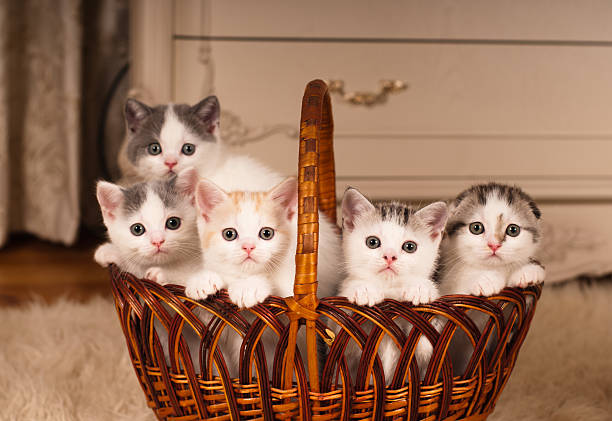
#> input picture images/cat.jpg, 612 x 421 px, given in place of grey-cat.jpg, which was not available
$ jupyter execute iou.ipynb   (text cells are left out)
#> lines starting #> are read from the running program, lines starting #| are printed output that depends on the picture; after the words box and inside, x2 and y2 are one past the last pixel; in counts of white or black regions, pixels touching at a corner belong together; pictures that were not available may be replaced by others from this repository, and a replacement may not be noted
[cell 1]
import cv2
import numpy as np
import matplotlib.pyplot as plt

[cell 2]
image_path = "images/grey-cat.jpg"
image = cv2.imread(image_path)
#> image is the input picture: shape (421, 612, 3); mean B, G, R 90.5, 114.6, 154.4
image = cv2.cvtColor(image, cv2.COLOR_BGR2RGB)
image = cv2.resize(image, (300, 250))
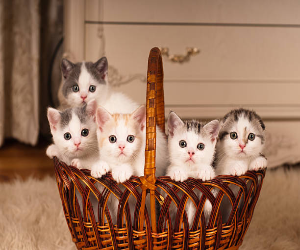
#> image: shape (250, 300, 3); mean R, G, B 154.2, 114.5, 90.4
plt.imshow(image)

[cell 3]
# ground truth and predicted box
ground_truth_box = (50, 70, 200, 175)
prediction_box = (30, 50, 180, 175)

# draw boxes
x, y, w, h = ground_truth_box
cv2.rectangle(image, (x,y), (x+w, y+h), (42, 240, 7), 2)
# cv2.putText(image, text, org, font, fontScale, color, thickness=1, lineType=cv2.LINE_8, bottomLeftOrigin=False)
cv2.putText(image, "ground truth", (x,y+10), cv2.FONT_HERSHEY_SIMPLEX, 0.4, (0, 0, 0), 1)

x, y, w, h = prediction_box
cv2.rectangle(image, (x, y), (x+w, y+h), (255, 234, 0), 2)
cv2.putText(image, "predicted", (x, y+10), cv2.FONT_HERSHEY_SIMPLEX, 0.4, (0, 0, 0), 1)
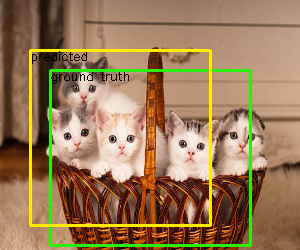
#> image: shape (250, 300, 3); mean R, G, B 153.8, 121.9, 85.8

plt.imshow(image)

[cell 4]
iou = cv2.imread("images/iou.png")
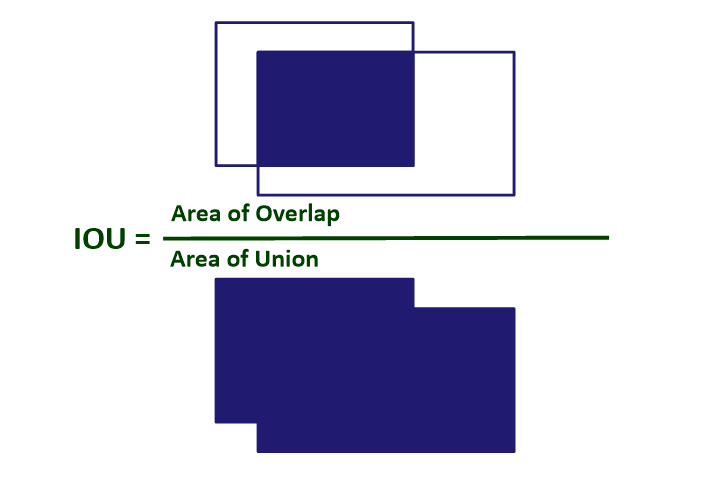
#> input picture images/iou.png, 712 x 484 px
#> iou is the input picture: shape (484, 712, 3); mean B, G, R 222.9, 206.6, 206.8
iou = cv2.cvtColor(iou, cv2.COLOR_BGR2RGB)
plt.imshow(iou)

[cell 5]
# box coordinates
gt_x1, gt_y1 = ground_truth_box[0] , ground_truth_box[1]
gt_x2, gt_y2 = ground_truth_box[0] + ground_truth_box[2], ground_truth_box[1] + ground_truth_box[3]
p_x1, p_y1 = prediction_box[0] , prediction_box[1]
p_x2, p_y2 = prediction_box[0] + prediction_box[2], prediction_box[1] + prediction_box[3]

[cell 6]
# intersection points
inter_x1 = max(gt_x1, p_x1)
inter_y1 = max(gt_y1, p_y1)
inter_x2 = min(gt_x2, p_x2)
inter_y2 = min(gt_y2, p_y2)

[cell 7]
# intersection area
inter_w = max(0, inter_x2 - inter_x1)
inter_h = max(0, inter_y2 - inter_y1)
intersection_area = inter_w * inter_h
print("intersection area: ", intersection_area)

# intersection area
cv2.rectangle(image, (inter_x1, inter_y1), (inter_x2, inter_y2), (3, 15, 69), -1)
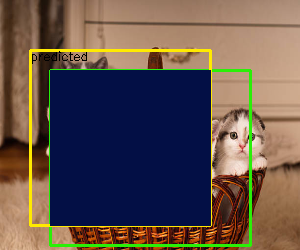
#> image: shape (250, 300, 3); mean R, G, B 99.1, 83.4, 76.3
cv2.putText(image, "intersection area", (inter_x1+15, inter_y1+80), cv2.FONT_HERSHEY_SIMPLEX, 0.5, (255,255,255), 1)
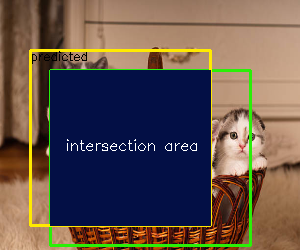
#> image: shape (250, 300, 3); 0.37% of pixels changed, all inside (x1, y1, x2, y2) = (67, 139, 197, 151)
plt.imshow(image)

[cell 8]
# union area
gt_area = ground_truth_box[2] * ground_truth_box[3]
p_area = prediction_box[2] * prediction_box[3]
print("ground truth box area: ", gt_area)
print("prediction box area: ", p_area)
union_area = gt_area + p_area - intersection_area
print("union area: ", union_area)

# union area visualization
cv2.rectangle(image, (gt_x1, gt_y1), (gt_x2, gt_y2), (204, 29, 6), -1) # gt_bx
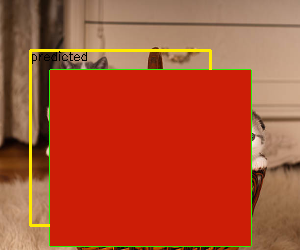
#> image: shape (250, 300, 3); mean R, G, B 175.7, 77.1, 47.7
cv2.rectangle(image, (p_x1, p_y1), (p_x2, p_y2), (204, 29, 6), -1) # p_box
cv2.putText(image, "union area", (p_x1+55, p_y1+100), cv2.FONT_HERSHEY_SIMPLEX, 0.7, (255,255,255), 1)
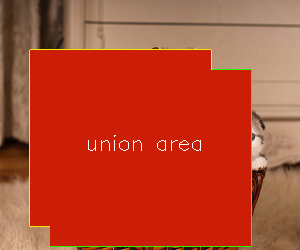
#> image: shape (250, 300, 3); mean R, G, B 181.9, 70, 43.6
plt.imshow(image)
